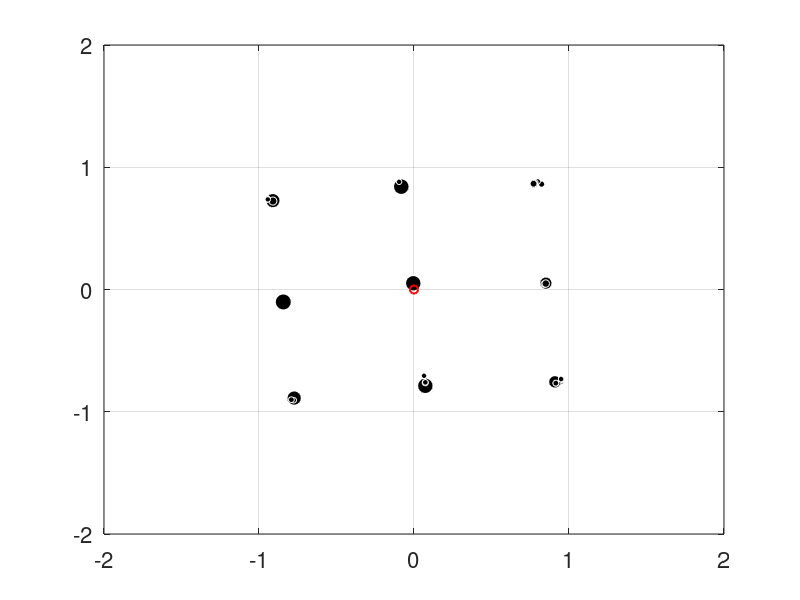

Reproduce this figure in MATLAB. (Note: this script raises an error after producing the figure.)
% Dimensionality of the phenotypic space
D = 2;  
% Initial location of CCC
x_cc = 0.*ones(1,D);  
% Width of capacity kernel
sigma_b = 1/sqrt(D);
% Width of competition kernel
sigma_comp = 0.5.*ones(1,D);                          

% Parameters of clusters evolution
dist_to_join = 0.001;   % critical distance to join clusters
dist_to_sep = 0.001;    % critical distance to split clusters
dist_to_plot = 0.1;     % criticial distance from which clusters are shown as separate on the plot
min_size = 0.000001;    % critical population size before disappearence
% Numebr of clusters limit for each dimensionality
m_max_all = [49 150 300];
m_max = m_max_all(D-1);
% Time perionds of ecological and evolutionaru dynamics
tspan_ecology = [0 500];
tspan_evolution = [0 0.1];
P = 700;             % nuber of itterations
eq_time = 700;
p = 1;
 
% load conditions of saturated system
data =  load('st_stateD2_100.txt');
% choose 1 of 100 saved saturated systems n st_state file
number = 7;     
data_line = data(number,:);
    
% mutation coefficients b
    b_line = data_line (1, 1:(D*D));
    b = [];
    for q = 1:D
        st = (q-1)*D+1;
        en = q*D;
        b = [b; b_line(1, st:en)];
    end
% numebr of clusters
m = data_line (1, (D*D+1));
m_plot = m;
mD = m*D;
% populations of clusters
N_end = data_line (1, (D*D + 2) : (m + 1 + D*D));
% phenotypic coordinates of clusters
X_end = data_line (1, (2 + m_max + D*D) : (1 + m_max + D*D + m*D));
 
% sum shift of CCC in each itteration
delta_x = 0.015;
% dmensional distribution of the shift 
rr = rand(1);
cf1 = sqrt(rr)*sign(log(rand(1)+0.5));
cf2 = sqrt(1 - rr)*sign(log(rand(1)+0.5));
delta_x1 = cf1*delta_x;
delta_x2 = cf2*delta_x;
        
%% Plotting parameters and plot of initial conditions
% scale of axis on the plot
ax = 2;                                                
axx1= x_cc(1) - 2;
axx2 = x_cc(1) + 2;                                    
axy1 = x_cc(2) - 2;
axy2 = x_cc(2) + 2;
for k = 1:length(N_end)
        g = 2*k;
        size = 16*N_end(k)+4;
        set(0,'DefaultAxesFontSize',16);
        plot (X_end(g-1), X_end(g), 'or', 'MarkerSize', size, 'MarkerFaceColor','k', 'MarkerEdgeColor', 'w');
        axis([axx1 axx2 axy1 axy2]);
        grid on;
        hold on;
end
plot (x_cc(1,1), x_cc(1,2), 'or', 'MarkerSize', 6, 'Marker','o','Color','r', 'LineWidth', 1.5);
set(gcf,'color','w');            
drawnow;                         
F(1) = getframe(gcf);            
pause(.1)


%% TIME STEPS CYCLE
while p < P
    % shift of CCC and new scale of the plot around it
    x_cc(1) = x_cc(1) + delta_x1;
    x_cc(2) = x_cc(2) + delta_x2;
    axx1= x_cc(1) - 2;
    axx2 = x_cc(1) + 2;                                                
    axy1 = x_cc(2) - 2;
    axy2 = x_cc(2) + 2;
    hold off;
           
    %% CompetitionMatrix(i,j) counts how i-th cluster influense on j-th
    CompetitionMatrix = ones(m,m);
    for i = 1:m
        i1 = D*(i-1)+1;
        iD = i*D;
        for j = 1:m
            j1 = D*(j-1) +1;
            jD = j*D;
            CompetitionMatrix(i,j) = competitionD_cl(X_end(i1:iD), X_end(j1:jD), D, b, sigma_comp, x_cc);
        end
    end
    
    %% ECOLOGICAL STEP
    [t N] = ode45(@PopulDens_cl, tspan_ecology, N_end, [], D, b, m, X_end, CompetitionMatrix, x_cc);
    N_end = N(end, :);
    N = [];
    
    %% KILLING SMALL CLUSTERS
    for q = 1:length(N_end)
        if N_end(q) < min_size           
            N_end(q) = 0;
            X_end( (D*(q-1)+1):q*D ) = 0;
        end
    end
    N_end(N_end == 0) = [];              
    X_end(X_end == 0) = [];
    m = length(N_end);
    mD = m*D;
    
    %% EVOLUTIONARY STEP
    [t X] = ode45(@Phenotypes_cl, tspan_evolution, X_end, [], D, b, m, mD, sigma_comp, N_end, x_cc);
    X_end = X(end, :);
    X = [];
    
    %% JOINING CLOSE CLUSTERS
    if rem(p,10) == 5     
        cl = 1;
        while cl <= m
            clD1 = (cl-1)*D + 1;
            clD = cl*D;
            N_cl = N_end(cl);
            X_cl = X_end(clD1:clD);
            cl1 = cl + 1;
            while cl1 <= m
                cl1D1 = (cl1-1)*D + 1;
                cl1D = cl1*D;
                X_cl1 = X_end(cl1D1:cl1D);
                dist = sqrt(sum((X_cl1-X_cl).^2));
                if dist < dist_to_join
                    for dd = 1:D
                        X_cl(dd) = (X_cl(dd)*N_cl + X_cl1(dd)*N_end(cl1))/(N_cl+N_end(cl1));
                    end
                    N_cl = N_cl + N_end(cl1);
                    X_end(clD1:clD) = X_cl;
                    X_end(cl1D1:cl1D) = [];
                    N_end(cl) = N_cl;
                    N_end(cl1) = [];
                    m = m-1;
                    mD = m*D;
                else
                    cl1 = cl1 + 1;
                end
            end
            cl = cl +1;
        end
    end
     
    %% COUNTING VISIBLE CLUSTERS
    X_plot = X_end;
    N_plot = N_end;
    m_plot = m;
    pcl = 1;
        while pcl <= m_plot
            pclD1 = (pcl-1)*D + 1;
            pclD = pcl*D;
            N_pcl = N_plot(pcl);
            X_pcl = X_plot(pclD1:pclD);
            pcl1 = pcl + 1;
            while pcl1 <= m_plot
                pcl1D1 = (pcl1-1)*D + 1;
                pcl1D = pcl1*D;
                X_pcl1 = X_plot(pcl1D1:pcl1D);
                pdist = sqrt(sum((X_pcl1-X_pcl).^2));
                if pdist < dist_to_plot
                    for dd = 1:D
                        X_pcl(dd) = (X_pcl(dd)*N_pcl + X_pcl1(dd)*N_plot(pcl1))/(N_pcl+N_plot(pcl1));
                    end
                    N_pcl = N_pcl + N_plot(pcl1);
                    X_plot(pclD1:pclD) = X_pcl;
                    X_plot(pcl1D1:pcl1D) = [];
                    N_plot(pcl) = N_pcl;
                    N_plot(pcl1) = [];
                    m_plot = m_plot -1;
                else
                    pcl1 = pcl1 + 1;
                end
            end
            pcl = pcl +1;
        end
        
    
    %% PLOTTING OF THIS CYCLE'S FIGURE
    for k = 1:(length(N_plot))
        if k ==1
            g = 2*k;
            size = 16*N_plot(k)+4;
            plot (X_plot(g-1), X_plot(g), 'or', 'MarkerSize', size, 'MarkerFaceColor','k', 'MarkerEdgeColor', 'w');
            set(0,'DefaultAxesFontSize',16);
            axis([axx1 axx2 axy1 axy2]);
            grid on;
            hold on;
        else
            g = 2*k;
            size = 16*N_plot(k)+4;
            plot (X_plot(g-1), X_plot(g), 'or', 'MarkerSize', size, 'MarkerFaceColor','k', 'MarkerEdgeColor', 'w');
            set(0,'DefaultAxesFontSize',16);
            axis([axx1 axx2 axy1 axy2]);
            grid on;
            hold on;
        end
    end
    plot (x_cc(1,1), x_cc(1,2), 'or', 'MarkerSize', 6, 'Marker','o', 'Color', 'r', 'LineWidth', 1.5);
    xlabel('Phenotype 1','FontSize', 14, 'FontName', 'Serif', 'FontWeight', 'bold');
    ylabel('Phenotype 2','FontSize', 14, 'FontName', 'Serif', 'FontWeight', 'bold');
    title('Adaptation in D=2', 'FontName', 'Serif', 'FontWeight', 'normal');
    set(gcf,'color','w');           
    drawnow;                         
    if p > 0
        F(p) = getframe(gcf);            
        pause(.1)
    end
    
    %% MUTANT APPEARENCE
    if m < 7^D 
      mutant = randi ([1, m], 1, 1);          
      coef = rand(1,D);                        
      coef = coef./(sum(coef)/D);              
      eq_delta_x = dist_to_sep/(2*sqrt(D));
      delta_x = eq_delta_x.*sqrt(coef);   
      A = [-1 1];                              
      X_new_1 = zeros(1,D);
      X_new_2 = zeros(1,D);
      
      for d = 1:D
          mut_d = D*(mutant-1)+d;              
          sign1 = A(randi([1,2],1,1));
          X_new_1(d) = X_end(mut_d) + sign1*delta_x(d);
          X_new_2(d) = X_end(mut_d) - sign1*delta_x(d);
      end
      mut_d1 = D*(mutant-1)+1;
      mut_dD = D*mutant;
      X_end(mut_d1 : mut_dD) = X_new_1;
      X_end = [X_end X_new_2];
      N_new = N_end(mutant)/2;
      N_end(mutant) = N_new;
      N_end = [N_end N_new];
      m = m+1;
      mD = m*D;
    end
    
   p = p  + 1
end
 
%% BUILDING A VIDEO
video = VideoWriter ('AdaptationD2.avi', 'Uncompressed AVI'); % create a videofile
video.FrameRate = 15;      
open(video)                
writeVideo(video, F);      
close(video)               
 

 
